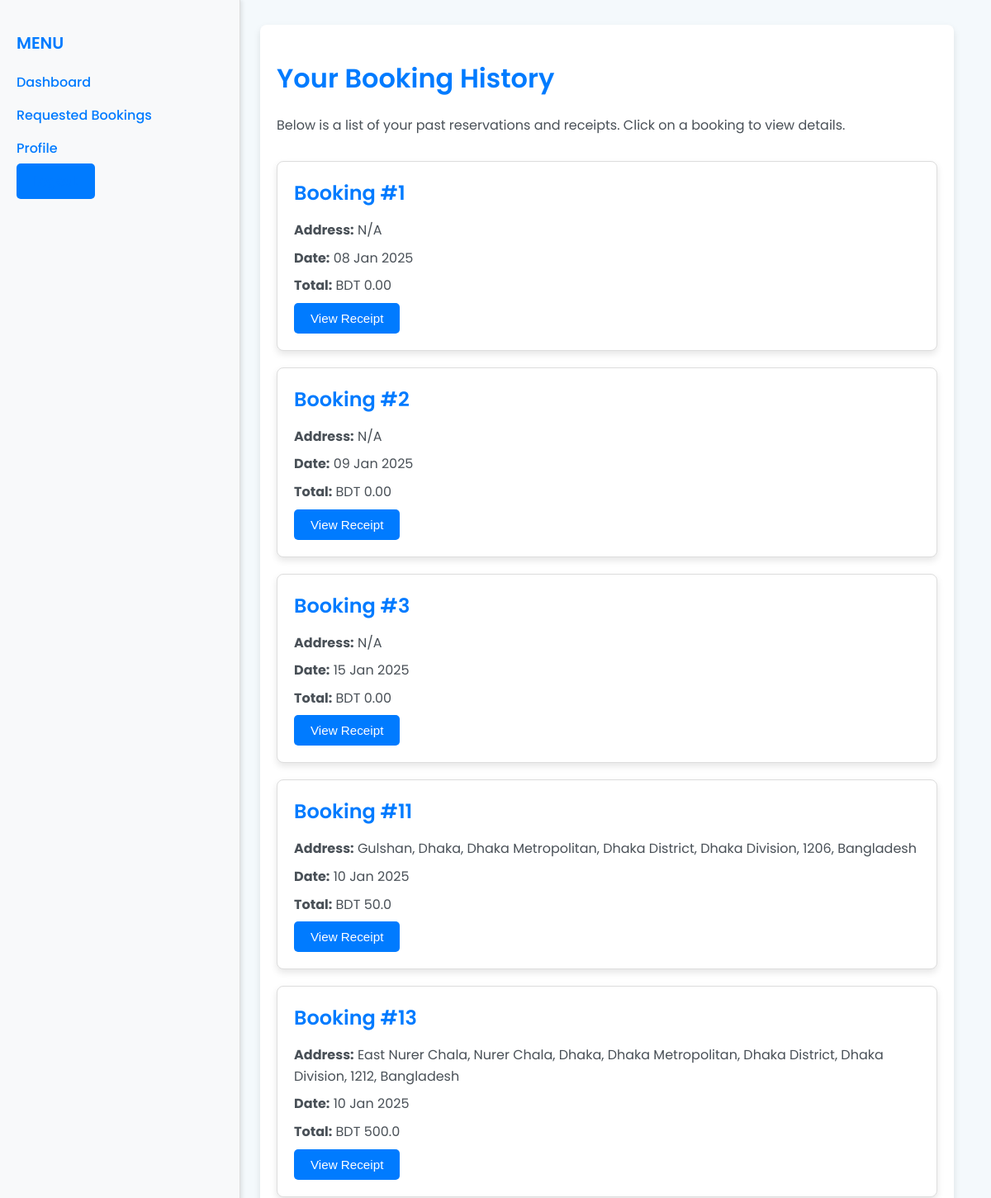
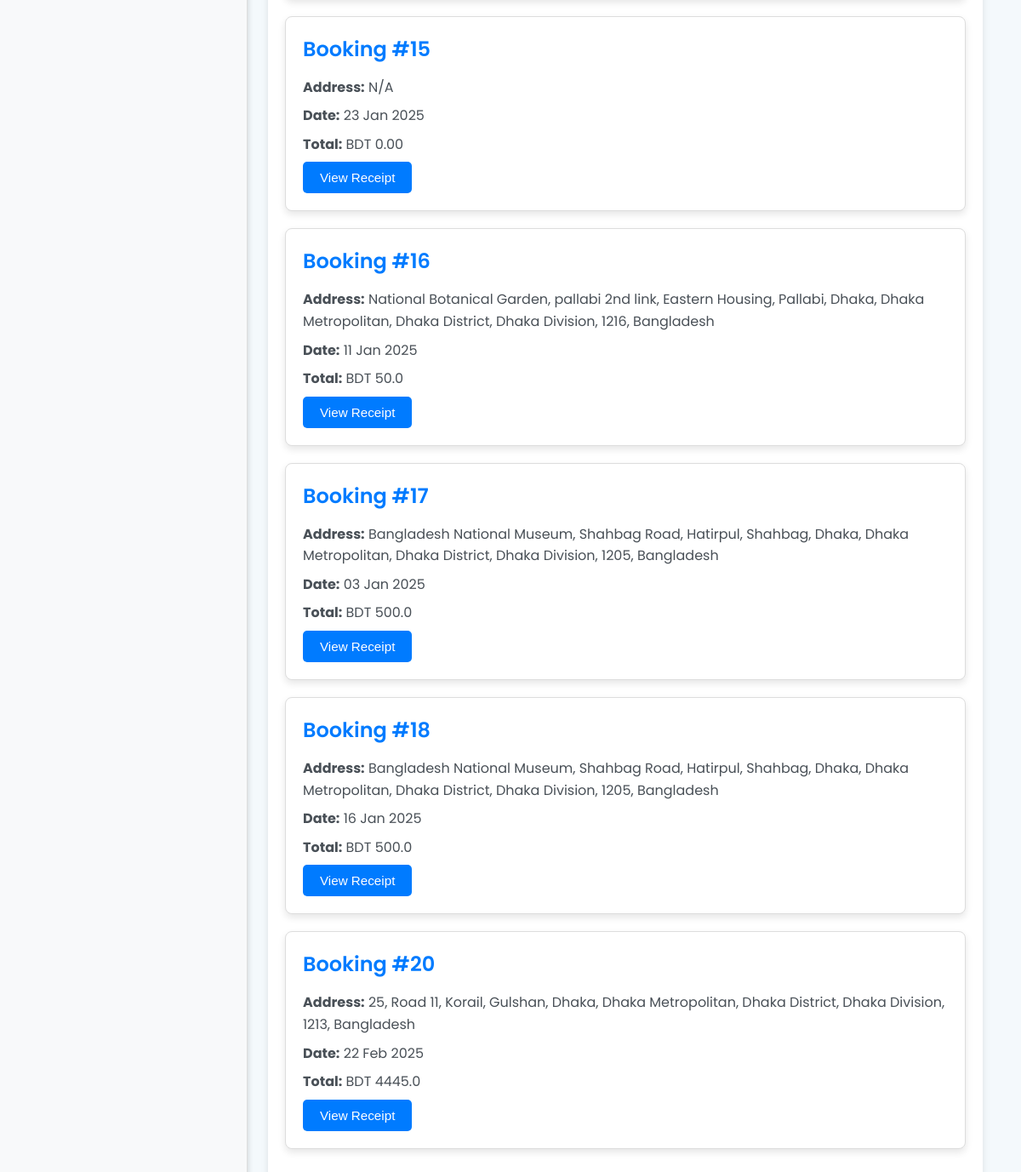
The app's page /booking_history (signed in) with its own data (2 pictures, top to bottom).
### app/models.py (models this page shows, shortened)
class Booking(db.Model):
    __tablename__ = 'booking'
    id = db.Column(db.Integer, primary_key=True)
    car_owner_id = db.Column(db.Integer, db.ForeignKey('car_owner.id', name='fk_booking_car_owner_id'), index=True, nullable=False)
    renter_id = db.Column(db.Integer, db.ForeignKey('renter.id', name='fk_booking_renter_id'), index=True, nullable=False)
    location_id = db.Column(db.Integer, db.ForeignKey('location.id', name='fk_booking_location_id'), index=True, nullable=True)
    message = db.Column(db.Text, nullable=False)
    preferred_date = db.Column(db.Date, nullable=False)
    contact = db.Column(db.String(200), nullable=False)
    status = db.Column(Enum(BookingStatus), default=BookingStatus.Approved, nullable=False)
    created_at = db.Column(db.DateTime, default=datetime.utcnow, nullable=False)
    updated_at = db.Column(db.DateTime, default=datetime.utcnow, onupdate=datetime.utcnow, nullable=False)
    deleted = db.Column(db.Boolean, default=False, nullable=False)
    payment_status = db.Column(Enum(PaymentStatus), default=PaymentStatus.Due, nullable=False)
    rating = db.Column(db.Integer, nullable=True)
    car_owner = db.relationship("CarOwner", backref="bookings", lazy=True)
    renter = db.relationship("Renter", backref="bookings", lazy=True)
    location = db.relationship("Location", backref="bookings", lazy=True)

class Location(db.Model):
    id = db.Column(db.Integer, primary_key=True)
    renter_id = db.Column(db.Integer, db.ForeignKey('renter.id'), nullable=False)
    place_name = db.Column(db.String(100), nullable=False)
    address = db.Column(db.String(200), nullable=False)
    price = db.Column(db.Float, nullable=False)
    amenities = db.Column(db.String(200), nullable=True)
    available = db.Column(db.Boolean, default=True)
    lat = db.Column(db.Float, nullable=False)  # New column
    lng = db.Column(db.Float, nullable=False)  # New column
    renter = db.relationship('Renter', backref='locations', lazy=True)

### app/routes.py (the view)
@bp.route('/booking_history', methods=['GET'])
def booking_history():
    car_owner_id = session.get("user_id")
    bookings = Booking.query.filter_by(car_owner_id=car_owner_id).all()
    booking_data = [
        {
            "id": booking.id,
            "location": booking.location.address if booking.location else "N/A",
            "date": booking.preferred_date.strftime("%d %b %Y") if booking.preferred_date else "N/A",
            "total": booking.location.price if booking.location else "0.00",
            "rating": booking.rating  # Assuming the rating field exists in the Booking model
        }
        for booking in bookings
    ]
    return render_template('booking_history.html', bookings=booking_data)

### app/templates/booking_history.html (shortened to what this page needs)
<!DOCTYPE html>
<html>
<head>
    <link rel="stylesheet" type="text/css" href="{{ url_for('static', filename='booking_history.css') }}">
</head>
<body>
    <div class="sidebar">
        <h2>Menu</h2>
        <ul>
            <li><a href="/dashboard">Dashboard</a></li>
            <li><a href="/requested_booking"> Requested Bookings</a></li>
            <li><a href="/profile">Profile</a></li>
            <li><a href="/logout" class="logout-btn">Logout</a></li>
        </ul>
    </div>
    <div class="main-content">
        <div class="booking-history-container">
            <h1>Your Booking History</h1>
            <p>Below is a list of your past reservations and receipts. Click on a booking to view details.</p>
            {% for booking in bookings %}
            <div class="booking-card">
                <h3>Booking #{{ booking.id }}</h3>
                <p><strong>Address:</strong> {{ booking.location }}</p>
                <p><strong>Date:</strong> {{ booking.date }}</p>
                <p><strong>Total:</strong> BDT {{ booking.total }}</p>
                <button class="view-receipt-btn">View Receipt</button>
            </div>
            {% endfor %}
        </div>
    </div>
</body>
</html>

### app/static/booking_history.css (style rules this page uses)
body { font-family: 'Poppins', Arial, sans-serif; margin: 0; padding: 0; background-color: #f4f9fc; color: #333; }
.sidebar { width: 250px; background-color: #f8f9fa; position: fixed; height: 100%; padding: 20px; box-shadow: 2px 0 5px rgba(0, 0, 0, 0.1); border-right: 1px solid #ddd; }
.sidebar h2 { font-size: 20px; color: #007bff; margin-bottom: 20px; font-weight: 600; text-transform: uppercase; }
.sidebar ul { list-style: none; padding: 0; }
.sidebar ul li { margin-bottom: 15px; }
.sidebar ul li a { text-decoration: none; color: #007bff; font-size: 16px; font-weight: 500; transition: color 0.3s ease; }
.logout-btn { margin-top: 20px; background-color: #007bff; color: #fff; padding: 10px 20px; border: none; border-radius: 5px; font-weight: 500; cursor: pointer; transition: background-color 0.3s ease; }
.main-content { margin-left: 270px; padding: 30px; }
.booking-history-container { max-width: 800px; margin: 0 auto; background-color: #fff; padding: 20px; border-radius: 8px; box-shadow: 0 4px 8px rgba(0, 0, 0, 0.1); }
.booking-history-container h1 { color: #007bff; font-size: 2rem; margin-bottom: 20px; font-weight: 600; }
.booking-history-container p { color: #495057; line-height: 1.6; margin-bottom: 30px; }
.booking-card { background-color: #fff; border: 1px solid #ddd; border-radius: 8px; padding: 20px; box-shadow: 0 4px 8px rgba(0, 0, 0, 0.1); margin-bottom: 20px; transition: transform 0.3s ease, box-shadow 0.3s ease; }
.booking-card h3 { margin: 0 0 15px; color: #007bff; font-size: 1.5rem; font-weight: 600; }
.booking-card p { margin: 8px 0; color: #495057; }
.view-receipt-btn { background-color: #007bff; color: #fff; border: none; padding: 10px 20px; border-radius: 5px; cursor: pointer; font-size: 0.95rem; font-weight: 500; transition: background-color 0.3s ease, transform 0.3s ease; }

### records on screen
Booking: id "1", location "N/A", date "08 Jan 2025", total "0.00"
Booking: id "3", location "N/A", date "15 Jan 2025", total "0.00"
Location: id "11", location "Gulshan, Dhaka, Dhaka Metropolitan, Dhaka District, Dhaka Division, 1206, Bangladesh", date "10 Jan 2025", total "50.0"
Location: id "13", location "East Nurer Chala, Nurer Chala, Dhaka, Dhaka Metropolitan, Dhaka District, Dhaka Division, 1212, Bangladesh", date "10 Jan 2025", total "500.0"
Booking: id "15", location "N/A", date "23 Jan 2025", total "0.00"
Location: id "16", location "National Botanical Garden, pallabi 2nd link, Eastern Housing, Pallabi, Dhaka, Dhaka Metropolitan, Dhaka District, Dhaka Division, 1216, Bangladesh", date "11 Jan 2025", total "50.0"
Location: id "17", location "Bangladesh National Museum, Shahbag Road, Hatirpul, Shahbag, Dhaka, Dhaka Metropolitan, Dhaka District, Dhaka Division, 1205, Bangladesh", date "03 Jan 2025", total "500.0", id "18", date "16 Jan 2025"
Location: id "20", location "25, Road 11, Korail, Gulshan, Dhaka, Dhaka Metropolitan, Dhaka District, Dhaka Division, 1213, Bangladesh", date "22 Feb 2025", total "4445.0"

### other values on screen
{{ booking.id }} "2"
{{ booking.location }} "N/A"
{{ booking.date }} "09 Jan 2025"
{{ booking.total }} "0.00"
